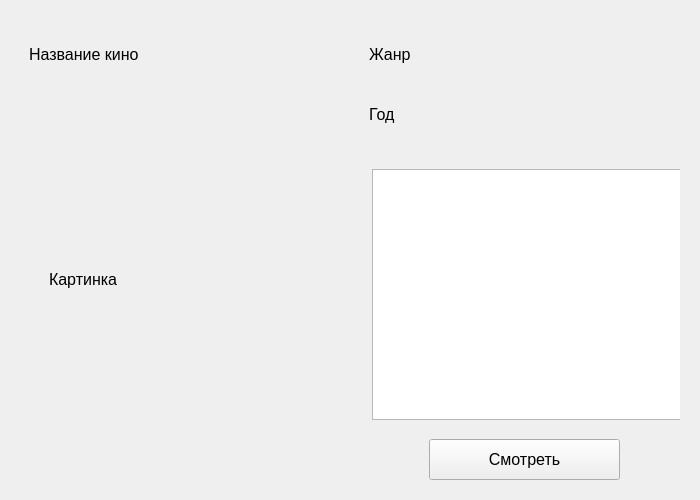
<?xml version="1.0" encoding="UTF-8"?>
<ui version="4.0">
 <class>Form</class>
 <widget class="QWidget" name="Form">
  <property name="geometry">
   <rect>
    <x>0</x>
    <y>0</y>
    <width>700</width>
    <height>500</height>
   </rect>
  </property>
  <property name="sizePolicy">
   <sizepolicy hsizetype="Fixed" vsizetype="Fixed">
    <horstretch>0</horstretch>
    <verstretch>0</verstretch>
   </sizepolicy>
  </property>
  <property name="font">
   <font>
    <family>Arial</family>
    <pointsize>12</pointsize>
   </font>
  </property>
  <property name="windowTitle">
   <string>Form</string>
  </property>
  <widget class="QWidget" name="widget" native="true">
   <property name="geometry">
    <rect>
     <x>19</x>
     <y>19</y>
     <width>661</width>
     <height>461</height>
    </rect>
   </property>
   <widget class="QLabel" name="nameCinema">
    <property name="geometry">
     <rect>
      <x>10</x>
      <y>20</y>
      <width>271</width>
      <height>31</height>
     </rect>
    </property>
    <property name="layoutDirection">
     <enum>Qt::LeftToRight</enum>
    </property>
    <property name="text">
     <string>Название кино</string>
    </property>
   </widget>
   <widget class="QLabel" name="pici">
    <property name="geometry">
     <rect>
      <x>30</x>
      <y>60</y>
      <width>266</width>
      <height>400</height>
     </rect>
    </property>
    <property name="text">
     <string>Картинка</string>
    </property>
   </widget>
   <widget class="QLabel" name="genre">
    <property name="geometry">
     <rect>
      <x>350</x>
      <y>20</y>
      <width>311</width>
      <height>31</height>
     </rect>
    </property>
    <property name="text">
     <string>Жанр</string>
    </property>
   </widget>
   <widget class="QLabel" name="year">
    <property name="geometry">
     <rect>
      <x>350</x>
      <y>80</y>
      <width>311</width>
      <height>31</height>
     </rect>
    </property>
    <property name="text">
     <string>Год</string>
    </property>
   </widget>
   <widget class="QPlainTextEdit" name="plainTextEdit">
    <property name="geometry">
     <rect>
      <x>353</x>
      <y>150</y>
      <width>311</width>
      <height>251</height>
     </rect>
    </property>
    <property name="readOnly">
     <bool>true</bool>
    </property>
   </widget>
   <widget class="QPushButton" name="pushButton">
    <property name="geometry">
     <rect>
      <x>410</x>
      <y>420</y>
      <width>191</width>
      <height>41</height>
     </rect>
    </property>
    <property name="text">
     <string>Смотреть</string>
    </property>
   </widget>
  </widget>
 </widget>
 <resources/>
 <connections/>
</ui>
